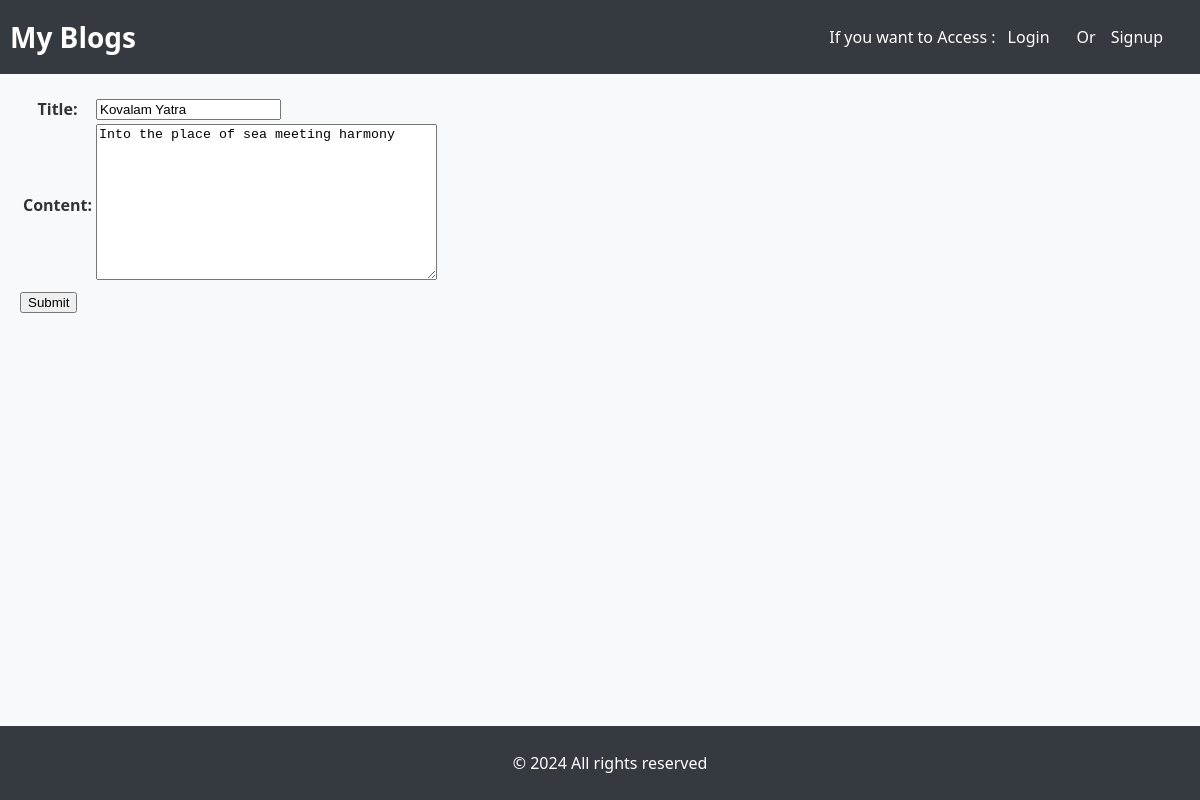
/blogupdate/11, run on the app's committed database.
### app/models.py (models this page shows, shortened)
class Blogpost(models.Model):
    title=models.CharField(max_length=100)
    content=models.TextField()
    author=models.ForeignKey(User,on_delete=models.CASCADE,default=1)

### app/views.py (the view)
# urls.py: path('blogupdate/<int:pk>',views.BlogUpdate.as_view(),name='blogupdate'),
class BlogUpdate(UpdateView):
    model= Blogpost
    fields = ['title','content']
    template_name= 'new_blog.html'
    success_url= reverse_lazy('home')

### templates/new_blog.html (shortened to what this page needs)
{% extends 'base.html' %}
{% block content %}
<div  style="width: 100%;padding: 0;">
<form action="" method="post" style="width: 100%;">
    <table>
        {{ form.as_table}}
    </table>
    <button type="submit">Submit</button>
</form>
</div>
{% endblock content %}

### templates/base.html (style rules this page uses)
body { font-family: 'Segoe UI', Tahoma, Geneva, Verdana, sans-serif; margin: 0; padding: 0; background-color: #f8f9fa; color: #333; display: flex; flex-direction: column; min-height: 100vh; }

### data on the page
Blogpost: title "Kovalam Yatra", content "Into the place of sea meeting harmony"
